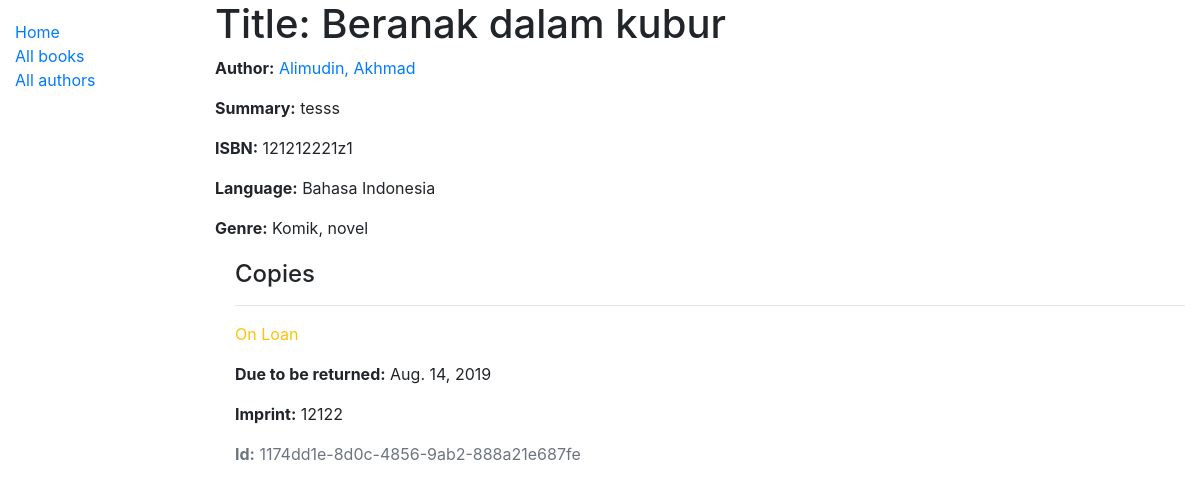
The app's page /katalog/book/1 with its own data.
### katalog/models.py (models this page shows, shortened)
class Book(models.Model):
    title = models.CharField(max_length=200)
    author = models.ForeignKey('Author', on_delete=models.SET_NULL, null=True)
    summary = models.TextField(max_length=1000, help_text='Enter a brief description of the book')
    isbn = models.CharField('ISBN', unique=True, max_length=13, help_text='13 Character <a href="https://www.isbn-international.org/content/what-isbn">ISBN number</a>')
    genre = models.ManyToManyField(Genre, help_text='Select a genre for this book')
    language = models.ForeignKey('Language', on_delete=models.SET_NULL, null=True, verbose_name='Bahasa')
    def display_genre(self):
        """Create a string for the Genre. This is required to display genre in Admin."""
        return ', '.join(genre.name for genre in self.genre.all()[:4]) #looping only 4
    display_genre.short_description = 'Genre'

class Author(models.Model):
    first_name = models.CharField(max_length=100)
    last_name = models.CharField(max_length=100)
    date_of_birth = models.DateField(null=True,blank=True)
    date_of_dead = models.DateField('Dead',null=True,blank=True)
    class Meta:
        ordering = ['last_name','first_name']
    def get_absolute_url(self):
        return reverse('author-detail',args=[str(self.id)])
    def __str__(self):
        return f'{self.last_name}, {self.first_name}'

class Language(models.Model):
    name = models.CharField(max_length=100)
    def __str__(self):
        return self.name

class Genre(models.Model):
    name = models.CharField(max_length=200, help_text='Enter a book genre (e.g. science fiction)')
    def __str__(self):
        return self.name

class BookInstance(models.Model):
    id = models.UUIDField(primary_key=True, default=uuid.uuid4(), help_text='Unique ID for this particular book across whole library')
    book = models.ForeignKey('Book', on_delete=models.SET_NULL, null=True)
    imprint = models.CharField(max_length=200)
    due_back = models.DateField(null=True, blank=True)
    LOAN_STATUS = (
        ('m', 'Maintenance'),
        ('o', 'On Loan'),
        ('a', 'Available'),
        ('r', 'Reserved'),
    )
    status = models.CharField(
        max_length=1,
        choices=LOAN_STATUS,
        blank=True,
        default='m',
        help_text='Book availability'
    )
    class Meta:
        ordering = ['due_back']

### katalog/views.py (the view, shortened to what this page needs)
# urls.py: path('book/<int:pk>', views.BookDetailView.as_view(), name='book-detail'),
class BookDetailView(generic.DetailView):
    model = Book

### katalog/templates/katalog/book_detail.html
{% extends "base_generic.html" %}
{% block content %}
  <h1>Title: {{ book.title }}</h1>
  <p><strong>Author:</strong> <a href="{{ book.author.get_absolute_url }}">{{ book.author }}</a></p>
  <p><strong>Summary:</strong> {{ book.summary }}</p>
  <p><strong>ISBN:</strong> {{ book.isbn }}</p>
  <p><strong>Language:</strong> {{ book.language }}</p>
  <p><strong>Genre:</strong> {% for genre in book.genre.all %} {{ genre }}{% if not forloop.last %}, {% endif %}{% endfor %}</p>
  <div style="margin-left:20px;margin-top:20px">
    <h4>Copies</h4>
    {% for copy in book.bookinstance_set.all %}
      <hr>
      <p class="{% if copy.status == 'a' %}text-success{% elif copy.status == 'm' %}text-danger{% else %}text-warning{% endif %}">{{ copy.get_status_display }}</p>
      {% if copy.status != 'a' %}
        <p><strong>Due to be returned:</strong> {{copy.due_back}}</p>
      {% endif %}
      <p><strong>Imprint:</strong> {{copy.imprint}}</p>
      <p class="text-muted"><strong>Id:</strong> {{copy.id}}</p>
    {% endfor %}
  </div>
{% endblock %}

### records on screen
Book: title "Beranak dalam kubur", author "Alimudin, Akhmad", summary "tesss", isbn "121212221z1", language "Bahasa Indonesia"
Genre: name "Komik"
Genre: name "novel"
BookInstance: status "On Loan", due_back "Aug. 14, 2019", imprint "12122", id "1174dd1e-8d0c-4856-9ab2-888a21e687fe"
